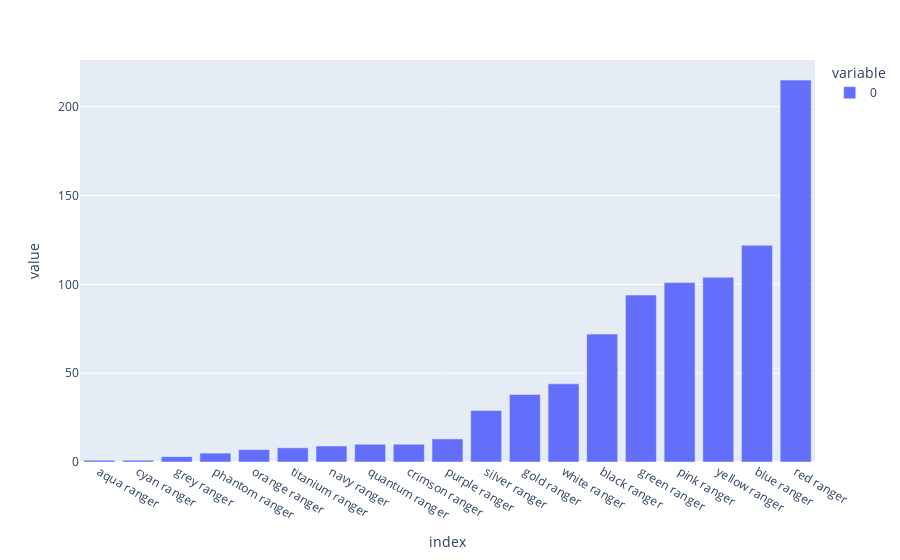

The cell this chart's notebook holds for it:
### Markdown cell above
only 350? damn son. At least those can be labeled as like personal episodes for those particular rangers. to find most commonly appearing solo players we can now just do some colsums

### Code cell
px.bar(pd.DataFrame(df[rangers].sum()).sort_values(by=0))

### Figure 1 — Plotly figure (JSON) as saved in the notebook; plotly's stock layout.template omitted (floating-point values rounded to 4 significant figures)
{"data": [{"alignmentgroup": "True", "hovertemplate": "variable=0<br>index=%{x}<br>value=%{y}<extra></extra>", "legendgroup": "0", "marker": {"color": "#636efa"}, "name": "0", "offsetgroup": "0", "orientation": "v", "showlegend": true, "textposition": "auto", "type": "bar", "x": ["aqua ranger", "cyan ranger", "grey ranger", "phantom ranger", "orange ranger", "titanium ranger", "navy ranger", "quantum ranger", "crimson ranger", "purple ranger", "silver ranger", "gold ranger", "white ranger", "black ranger", "green ranger", "pink ranger", "yellow ranger", "blue ranger", "red ranger"], "xaxis": "x", "y": [1, 1, 3, 5, 7, 8, 9, 10, 10, 13, 29, 38, 44, 72, 94, 101, 104, 122, 215], "yaxis": "y"}], "layout": {"barmode": "relative", "legend": {"title": {"text": "variable"}, "tracegroupgap": 0}, "margin": {"t": 60}, "xaxis": {"anchor": "y", "domain": [0, 1], "title": {"text": "index"}}, "yaxis": {"anchor": "x", "domain": [0, 1], "title": {"text": "value"}}}}
